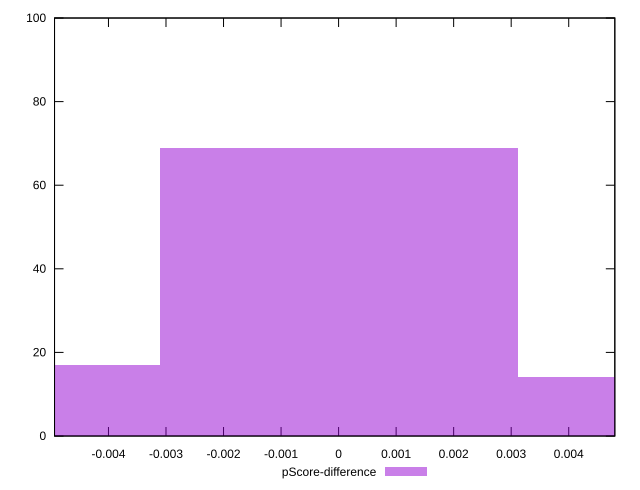

Write the gnuplot code that produced this figure.
reset

$pScoreDifference <<EOF
0 69
-0.00622039179983571 17
0.00622039179983571 14
EOF

set key outside below
set boxwidth 0.00622039179983571
set xrange [-0.0049374490326126175:0.004801383369702539]
set yrange [0:100]
set trange [0:100]
set style fill transparent solid 0.5 noborder
set terminal svg size 640, 490 enhanced background rgb 'white'
set output "reports/report_00027_2021-02-24T12-40-31.850Z/first-meaningful-paint/samples/astro/pScore-difference/histogram.svg"

plot $pScoreDifference title "pScore-difference" with boxes

reset
